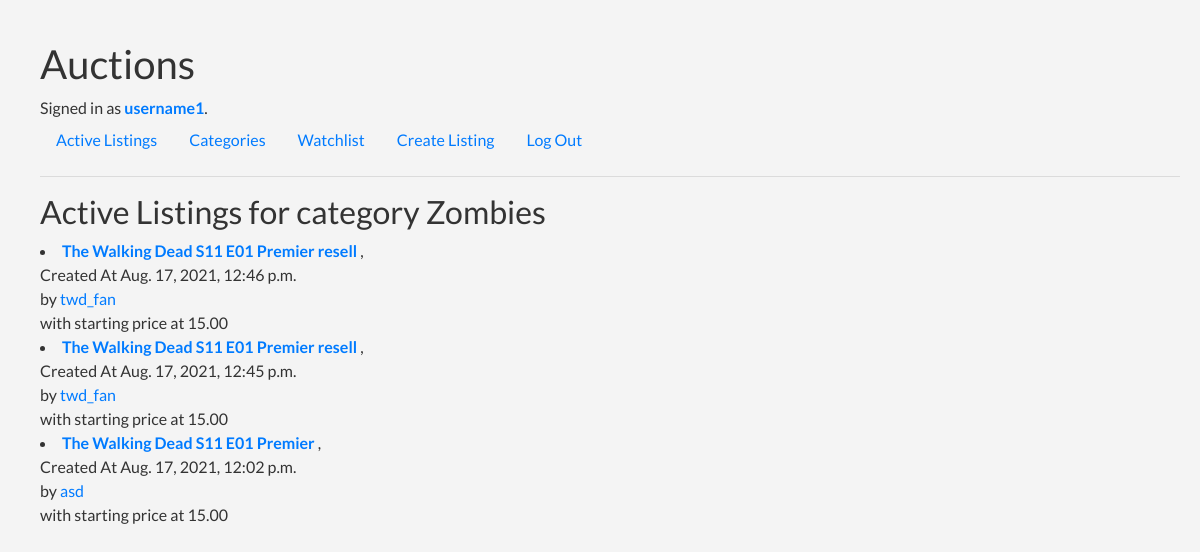
Page /categories/Zombies (signed in) on the committed database.
### auctions/models.py (models this page shows, shortened)
class User(AbstractUser):
    time_created = models.DateTimeField(default=timezone.now)
    verified = models.BooleanField(default=False)
    image2 = models.FilePathField(default='/images/avatar.png', verbose_name='image')

class AuctionListings(models.Model):
    auction_id = models.AutoField(primary_key=True )
    user = models.ForeignKey(
        User,
        on_delete=models.CASCADE
    )
    auction = models.CharField(max_length=300)
    price = models.DecimalField(max_digits= 100, decimal_places=2 , default = 0.0)
    timestamp = models.DateTimeField(default=timezone.now)
    image = models.ImageField(upload_to='static/images/', verbose_name='image', default='images/no_image.jpg')
    image2 = models.FilePathField(default='images/no_image.jpg', verbose_name='image')
    expire_time = models.DateTimeField(default=five_days_later)
    categories = None
    def __getitem__(self, key):
        return getattr(self, key)

### auctions/views.py (the view)
# urls.py: path("categories/<str:category>", views.category, name="category"),
@login_required
def category(request, category):
    auction = list(Category.objects.filter(category = category))
    auction.sort(reverse = True , key = lambda x : x.auction_id.timestamp)
    auction = [ x.auction_id for x in auction]
    return render(request, "auctions/category.html", {
        "listing" : auction,
        "category" : category
        }
    )

### auctions/templates/auctions/category.html
{% extends "auctions/layout.html" %}
{% block body %}
    <h2>Active Listings for category {{ category }}</h2>
	{% for x in listing %}
		<li class="nav-item"> <b><a href="/listings/{{x.auction_id}}">{{x.auction}} </a> </b> ,<br> Created At {{x.timestamp}}<br> by <a href="/user/{{x.user.username}}">{{ x.user.username }}</a><br> with starting price at {{x.price}} </li>
	{% empty %}
		No items found
	{% endfor %}
{% endblock %}

### auctions/templates/auctions/layout.html (shortened to what this page needs)
{% load static %}
<!DOCTYPE html>
<html lang="en">
    <head>
        <link rel="stylesheet" href="https://stackpath.bootstrapcdn.com/bootstrap/4.4.1/css/bootstrap.min.css">
        <link href="{% static 'auctions/styles.css' %}" rel="stylesheet">
    <link rel="stylesheet" href="https://maxcdn.bootstrapcdn.com/font-awesome/4.2.0/css/font-awesome.min.css">
    <link href="http://ajax.googleapis.com/ajax/libs/jqueryui/1.8.16/themes/ui-lightness/jquery-ui.css" rel="stylesheet" type="text/css" />
    </head>
    <body>
        <h1>Auctions</h1>
        <div>
            {% if user.is_authenticated %}
                Signed in as <a href="/user/{{user.username}}"><strong>{{ user.username }}</strong></a>.
            {% else %}
                Not signed in.
            {% endif %}
        </div>
        <ul class="nav">
            <li class="nav-item">
                <a class="nav-link" href="{% url 'index' %}">Active Listings</a>
            </li>
            {% if user.is_authenticated %}
                <li class="nav-item">
                    <a class="nav-link" href="{% url 'categories' %}">Categories</a>
                </li>
                <li class="nav-item">
                    <a class="nav-link" href="{% url 'watchlist' user.username %}">Watchlist</a>
                </li>
                <li class="nav-item">
                    <a class="nav-link" href="{% url 'listing' %}">Create Listing</a>
                </li>
				<li class="nav-item">
                    <a class="nav-link" href="{% url 'logout' %}">Log Out</a>
                </li>
            {% endif %}
        </ul>
        <hr>
        {% block body %}
        {% endblock %}
    </body>
</html>

### auctions/static/auctions/styles.css (style rules this page uses)
*, *:before, *:after { margin: 0; padding: 0; -webkit-box-sizing: border-box; transition: all 0.2s ease; }
body, html { height: 100%; width: 100%; }
body { margin : 10px; font-family: "Lato", sans-serif; font-size: 1rem; padding: 30px; color: #333; background-color: #f4f4f4; background-image: url("background.jpg"); }

### rows in the picture
User: username "username1"
AuctionListings: auction "The Walking Dead S11 E01 Premier resell", timestamp "Aug. 17, 2021, 12:46 p.m.", user.username "twd_fan", price "15.00"
AuctionListings: auction "The Walking Dead S11 E01 Premier resell", timestamp "Aug. 17, 2021, 12:45 p.m.", user.username "twd_fan", price "15.00"
AuctionListings: auction "The Walking Dead S11 E01 Premier", timestamp "Aug. 17, 2021, 12:02 p.m.", user.username "asd", price "15.00"

### other values in the picture
{{ category }} "Zombies"
